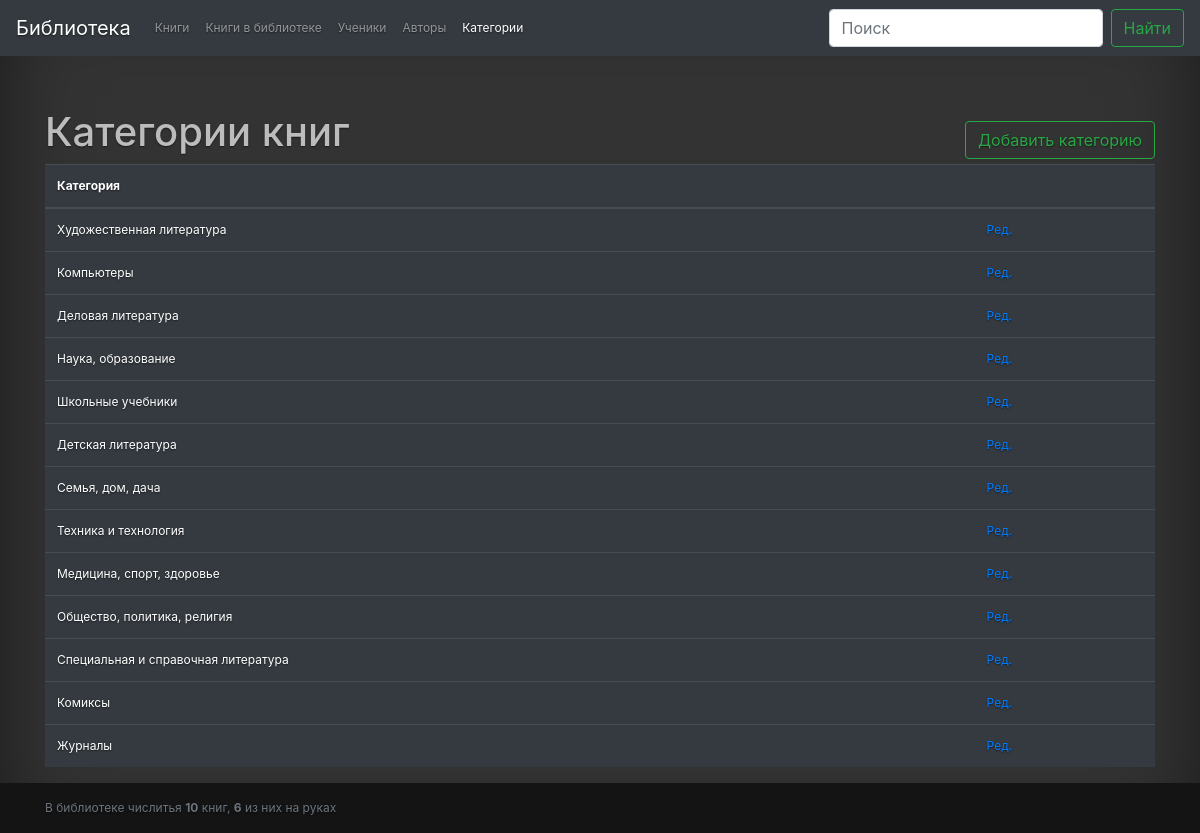
The app's page /category.php with its own data.
### tables this page shows
CREATE TABLE `categorys` (
  `id` int(7) NOT NULL,
  `category` varchar(50) NOT NULL
);

### Library/safemysql.class.php (called while the page is built, shortened)
<?php
class SafeMySQL
{
	protected $conn;
	protected $defaults = array(
		'host'      => 'localhost',
		'user'      => 'root',
		'pass'      => 'root',
		'db'        => 'darian',
		'port'      => NULL,
		'socket'    => NULL,
		'pconnect'  => FALSE,
		'charset'   => 'utf8',
		'errmode'   => 'exception',
		'exception' => 'Exception',
	);
	function __construct($opt = array())
	{
		$opt = array_merge($this->defaults,$opt);
		@$this->conn = mysqli_connect($opt['host'], $opt['user'], $opt['pass'], $opt['db'], $opt['port'], $opt['socket']);
		mysqli_set_charset($this->conn, $opt['charset']) or $this->error(mysqli_error($this->conn));
	}
	public function fetch($result,$mode=self::RESULT_ASSOC)
	{
		return mysqli_fetch_array($result, $mode);
	}
	public function getOne()
	{
		$query = $this->prepareQuery(func_get_args());
		if ($res = $this->rawQuery($query))
		{
			$row = $this->fetch($res);
			if (is_array($row)) {
				return reset($row);
			}
		}
		return FALSE;
	}
	public function getAll()
	{
		$ret   = array();
		$query = $this->prepareQuery(func_get_args());
		if ( $res = $this->rawQuery($query) )
		{
			while($row = $this->fetch($res))
			{
				$ret[] = $row;
			}
		}
		return $ret;
	}
	protected function rawQuery($query)
	{
		$start = microtime(TRUE);
		$res   = mysqli_query($this->conn, $query);
		$timer = microtime(TRUE) - $start;
		return $res;
	}
	protected function prepareQuery($args)
	{
		$query = '';
		$raw   = array_shift($args);
		$array = preg_split('~(\?[nsiuap])~u',$raw,null,PREG_SPLIT_DELIM_CAPTURE);
		$anum  = count($args);
		$pnum  = floor(count($array) / 2);
		foreach ($array as $i => $part)
		{
			if ( ($i % 2) == 0 )
			{
				$query .= $part;
				continue;
			}
			$value = array_shift($args);
			switch ($part)
			{
				case '?n':
					$part = $this->escapeIdent($value);
					break;
			}
			$query .= $part;
		}
		return $query;
	}
	protected function escapeIdent($value)
	{
		if ($value)
		{
			return "`".str_replace("`","``",$value)."`";
		} else {
			$this->error("Empty value for identifier (?n) placeholder");
		}
	}
}

### Library/Library.php (called while the page is built, shortened)
<?php
require_once $_SERVER['DOCUMENT_ROOT'] . '/Library/safemysql.class.php';
class Library extends SafeMySQL
{
    private $table_books = 'books';
    private $table_authors = 'authors';
    private $table_categorys = 'categorys';
    function __construct()
    {
        $this->bookAll = $this->getOne('SELECT COUNT(*) FROM ?n', $this->table_books);
        $this->bookOnHand = $this->getOne('SELECT COUNT(*) FROM ?n WHERE on_hand!=0', $this->table_books);
        $this->authors = $this->getAll('SELECT * FROM ?n',$this->table_authors);
        $this->categorys = $this->getAll('SELECT * FROM ?n',$this->table_categorys);
    }
    function getAllCategorys(){
        return $this->getAll('SELECT * FROM ?n', $this->table_categorys);
    }
}

### category.php (the view, shortened to what this page needs)
<?php
require_once $_SERVER['DOCUMENT_ROOT'] . '/Library/Library.php';
$library = new Library();
?>
<!doctype html>
<html lang="ru" class="h-100">
<head>
    <link rel="stylesheet" href="https://stackpath.bootstrapcdn.com/bootstrap/4.3.1/css/bootstrap.min.css">
    <link rel="stylesheet" href="/css/style.css">
</head>
<body class="d-flex flex-column h-100">
<header>
    <nav class="navbar navbar-expand-md navbar-dark fixed-top bg-dark">
        <a class="navbar-brand" href="/">Библиотека</a>
        <div class="collapse navbar-collapse" id="navbarCollapse">
            <ul class="navbar-nav mr-auto">
                <? require_once ($_SERVER['DOCUMENT_ROOT'].'/snippets/_navbar.php'); ?>
            </ul>
            <form class="form-inline mt-2 mt-md-0" method="get">
                <input class="form-control mr-sm-2" type="text" placeholder="Поиск" aria-label="Search" name="search" value="<?=$_GET['search']?>">
                <button class="btn btn-outline-success my-2 my-sm-0" type="submit">Найти</button>
            </form>
        </div>
    </nav>
</header>
<main role="main" class="flex-shrink-0">
    <div class="container">
        <div class="d-flex align-items-baseline justify-content-between flex-wrap">
            <h1 class="mt-5">Категории книг</h1>
            <a href="<?=$_SERVER['PHP_SELF']?>?add" class="btn btn-outline-success my-2 my-sm-0" type="submit">Добавить категорию</a>
        </div>
        <?
        if ($_SERVER['REQUEST_METHOD'] == 'GET'){
            if(isset($_GET['search'])){
                $categorys = $library->searchAllCategorys($_GET['search']);
            }elseif(isset($_GET['add'])){
                $addCategory = true;
            }elseif (isset($_GET['editCategory'])){
    ;           $category = $library->getOneCategory($_GET['editCategory']);
            }else{
                $categorys = $library->getAllCategorys();
            }
        }
        ?>
        <?if (isset($categorys)):?>
            <table class="table table-dark">
                <thead>
                <tr>
                    <th>Категория</th>
                    <th></th>
                </tr>
                </thead>
                <tbody class="table-striped">
                <?php
                foreach ($categorys as $category){?>
                    <tr>
                        <td><?=$category['category']?></td>
                        <td><a href="?editCategory=<?=$category['id']?>">Рeд.</a></td>
                    </tr>
                <?}
                ?>
                </tbody>
            </table>
        <?endif;?>
    </div>
</main>
<? require_once ($_SERVER['DOCUMENT_ROOT'].'/snippets/_footer.php'); ?>
</body>
</html>

### css/style.css (style rules this page uses)
body { min-height: 100%; color: #bcbcbc; font-size: 12px; text-shadow: 0 0.05rem 0.1rem rgba(0, 0, 0, .5); box-shadow: inset 0 0 5rem rgba(0, 0, 0, .5); background-color: #333; }
main > .container { padding: 60px 15px 0; }

### records on screen
categorys: category "Художественная литература"
categorys: category "Компьютеры"
categorys: category "Деловая литература"
categorys: category "Наука, образование"
categorys: category "Школьные учебники"
categorys: category "Детская литература"
categorys: category "Семья, дом, дача"
categorys: category "Техника и технология"
categorys: category "Медицина, спорт, здоровье"
categorys: category "Общество, политика, религия"
categorys: category "Специальная и справочная литература"
categorys: category "Комиксы"
categorys: category "Журналы"

### other values on screen
$item[1] "Книги"
$item[1] "Книги в библиотеке"
$item[1] "Ученики"
$item[1] "Авторы"
$item[1] "Категории"
$library->bookAll "10"
$library->bookOnHand "6"
